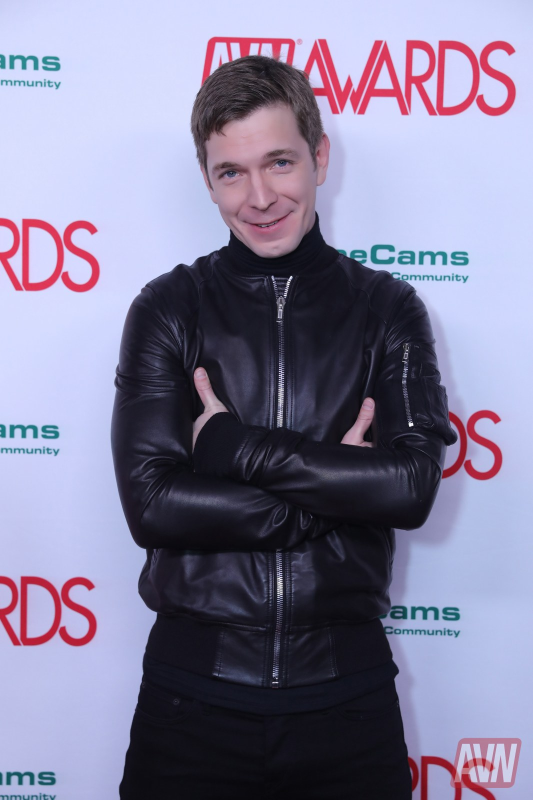
#> input picture assets/actors/dupree/01.jpg, 1066 x 1600 px (shown at 1/2 size); its folder holds only this picture in this run
$ python -i faces.py   (imports and definitions only)
#> lines starting #> are read from the running program, lines starting #| are printed output that depends on the picture; after the words box and inside, x2 and y2 are one past the last pixel; in counts of white or black regions, pixels touching at a corner belong together
#> further down, picture is the input picture: shape (1600, 1066, 3); mean B, G, R 154.7, 127.8, 131.5
import threading
from pathlib import Path

import cv2
import numpy as np
from loguru import logger

_CASCADE = None
_cascade_load_attempted = False
# YuNet (OpenCV Zoo, Apache-2.0). Каскад Хаара на этих кадрах пропускает мужчину
# в профиль и рисует рамки на груди и халате, поэтому лица локации закрывает он.
_YUNET_PATH = Path(__file__).resolve().parent / "models" / "face_detection_yunet_2023mar.onnx"
_YUNET = None
_yunet_lock = threading.Lock()


# [14 lines left out: function _get_cascade, not called in this run]


def detector_available() -> bool:
    return _get_cascade() is not None


# [36 lines left out: functions has_face, _detect_faces, not called in this run]


def _blur_region(img, x0: int, y0: int, x1: int, y1: int) -> None:
    """Мягкое пятно вместо прямоугольника: модель не копирует серый блок как человека."""
    height, width = img.shape[:2]
    x0, y0 = max(0, x0), max(0, y0)
    x1, y1 = min(width, x1), min(height, y1)
    roi = img[y0:y1, x0:x1]
    if roi.size == 0 or min(roi.shape[:2]) < 3:
        return
    kernel = max(31, (min(roi.shape[:2]) // 2) | 1)
    kernel = min(kernel, min(roi.shape[:2]) | 1)
    if kernel % 2 == 0:
        kernel -= 1
    if kernel < 3:
        return
    blurred = cv2.GaussianBlur(roi, (kernel, kernel), 0)
    mask = np.zeros(roi.shape[:2], dtype=np.uint8)
    cv2.ellipse(
        mask, (roi.shape[1] // 2, roi.shape[0] // 2),
        (max(1, roi.shape[1] // 2), max(1, roi.shape[0] // 2)), 0, 0, 360, 255, -1,
    )
    feather = min(31, (min(roi.shape[:2]) // 3) | 1)
    if feather % 2 == 0:
        feather -= 1
    if feather >= 3:
        mask = cv2.GaussianBlur(mask, (feather, feather), 0)
    alpha = (mask.astype(np.float32) / 255.0)[..., None]
    img[y0:y1, x0:x1] = (blurred * alpha + roi * (1.0 - alpha)).astype(np.uint8)


# [23 lines left out: function _cover_bodies_under_faces, not called in this run]


def _cover_standing_people(img) -> None:
    """Лицо в пол смотрит вниз, детектор лиц его пропускает. Фигуру ловит HOG.

    Порог высокий: на пустой комнате детектор цепляется за свет и скульптуру.
    """
    height, width = img.shape[:2]
#> height = 1600; width = 1066
    hog = cv2.HOGDescriptor()
    hog.setSVMDetector(cv2.HOGDescriptor_getDefaultPeopleDetector())
    scale = 800 / max(height, width)
#> scale = 0.5
    view = cv2.resize(img, (int(width * scale), int(height * scale))) if scale < 1 else img
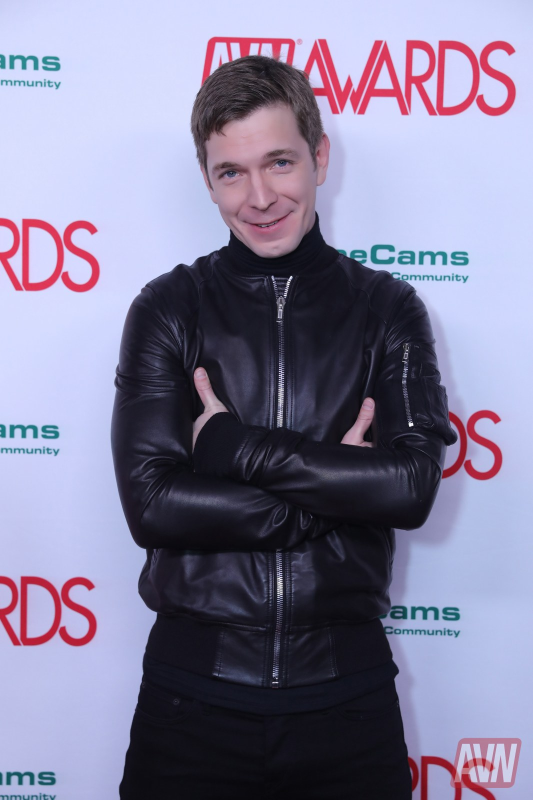
#> view: shape (800, 533, 3); mean B, G, R 154.8, 127.9, 131.6
    rects, weights = hog.detectMultiScale(view, winStride=(8, 8), padding=(8, 8), scale=1.05)
#> rects = [[322, 0, 70, 137], [385, 9, 71, 141], [281, 12, 82, 163], [342, 19, 74, 148], [322, 213, 136, 271], [261, 0, 272, 548]]; weights = [0.75, 0.446, 1.51, 0.786, 0.895, 0.234]
    inv = 1 / scale if scale < 1 else 1.0
#> inv = 2
    for (x, y, rw, rh), weight in zip(rects, weights):
        if float(weight) < 1.5:
            continue
        _blur_region(
            img,
            int(x * inv), int(y * inv),
            int((x + rw) * inv), int((y + rh) * inv),
        )
#> this loop made 6 passes
#> (x, y, rw, rh, weight) on passes 1, 2, 4, 5, 6: (322, 0, 70, 137, 0.75), (385, 9, 71, 141, 0.446), (342, 19, 74, 148, 0.786), (322, 213, 136, 271, 0.895), (261, 0, 272, 548, 0.234)
#> (x, y, rw, rh, weight, height in _blur_region, width in _blur_region, x0 in _blur_region) on pass 3: (281, 12, 82, 163, 1.51, 1600, 1066, 562)
#> pass 3, in _blur_region, `roi = img[y0:y1, x0:x1]`:
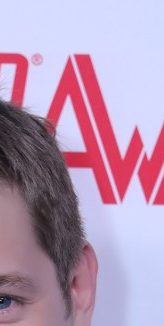
#> roi: shape (326, 164, 3); mean B, G, R 179.9, 151.8, 179.6
#> pass 3, in _blur_region, `blurred = cv2.GaussianBlur(roi, (kernel, kernel), 0)`:
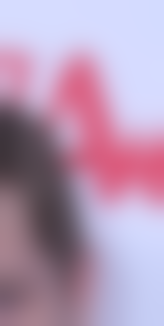
#> blurred: shape (326, 164, 3); mean B, G, R 179.9, 151.8, 179.6
#> pass 3, in _blur_region, `mask = cv2.GaussianBlur(mask, (feather, feather), 0)`:
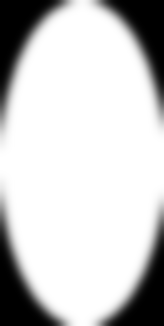
#> mask: shape (326, 164); min 0, max 255, mean 202.1
#> after the loop:
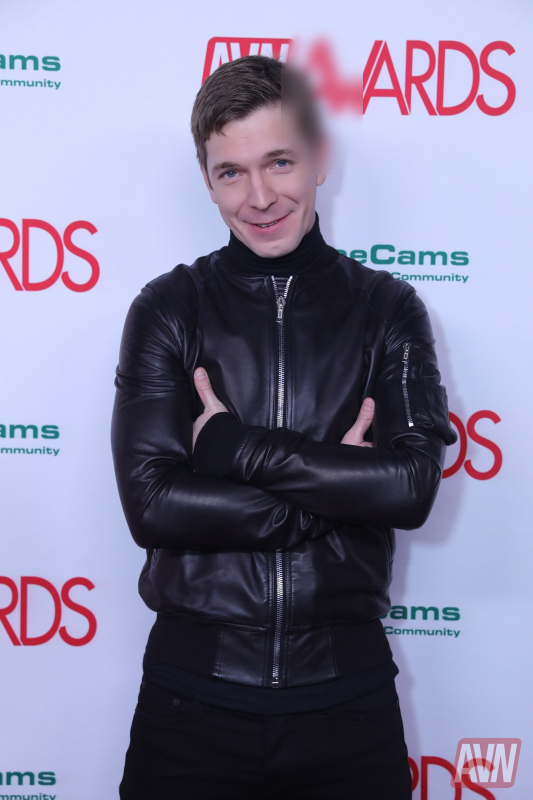
#> img: shape (1600, 1066, 3) (shown at 1/2 size); 2.67% of pixels changed, all inside (x1, y1, x2, y2) = (562, 24, 726, 350)


# [109 lines left out: functions jpeg_for_model, crop_largest_face, anonymize_faces, not called in this run]

>>> import cv2
>>> picture = cv2.imread('../../assets/actors/dupree/01.jpg')
>>> result = _cover_standing_people(picture)
